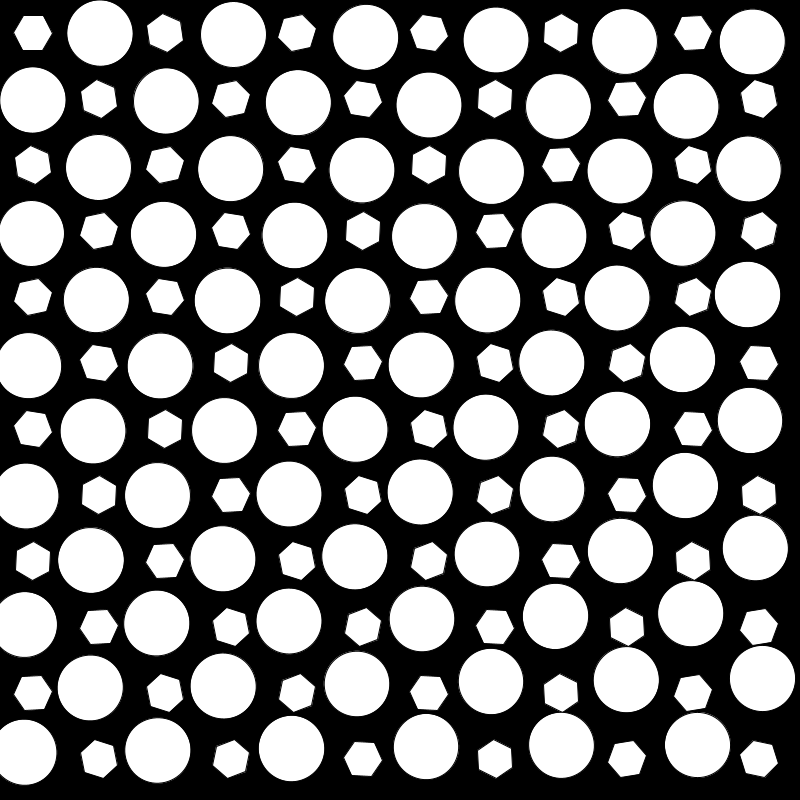
Frame 1 (no input)
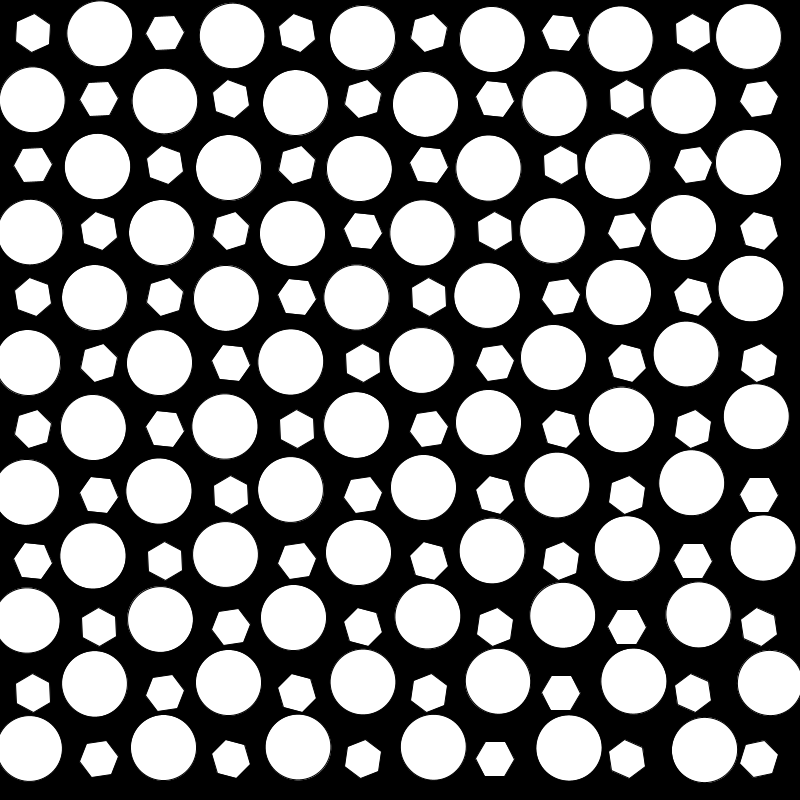
Frame 60 (the mouse pressed at the canvas centre just before this capture)
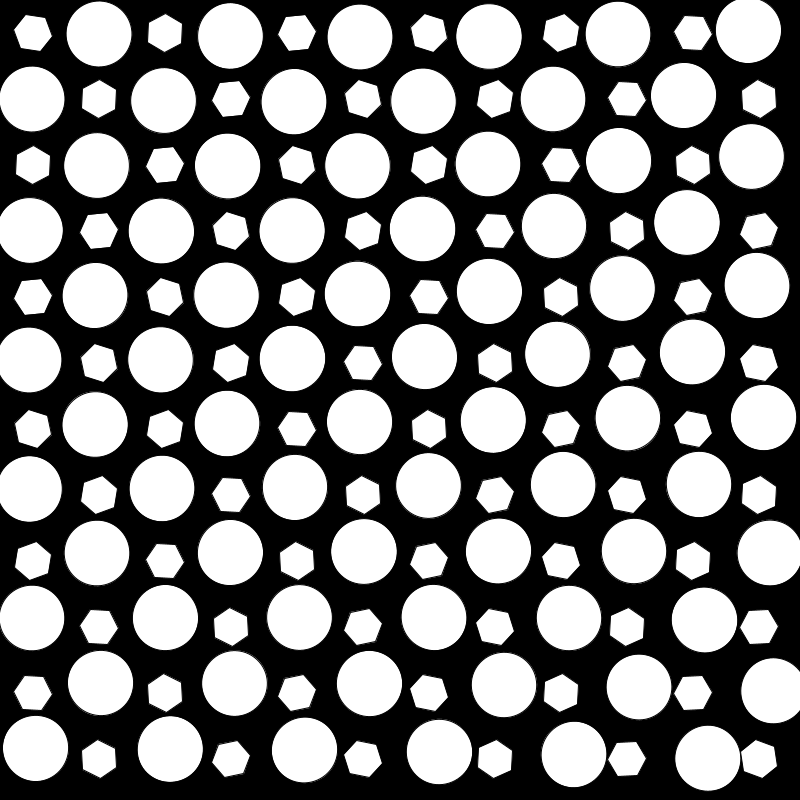
Frame 120 (the mouse held since frame 60 and released just before this capture)

The Processing sketch that drew these frames (run headless with seeded random() and noise(); from frame 60 on, the mouse is pressed at the canvas centre):

// Processing sketch: gridShapes
// ── gridShapes.pde
int cols = 12;
int rows = 12;
float t, cellSize, cx, cy, phase, offset, angle;

void setup() {
  size(800, 800);
  cellSize = width / cols;
}

void draw() {
  background(0);
  t += 0.01;
  for (int y = 0; y < rows; y++) {
    for (int x = 0; x < cols; x++) {
      cx = x * cellSize + cellSize / 2;
      cy = y * cellSize + cellSize / 2;
      phase = (x + y) * 0.2 + t;
      offset = sin(phase) * cellSize * 0.3;
      pushMatrix();
      translate(cx, cy);
      rotate(phase);
      if ((x + y) % 2 == 0) {
        drawHexagon(0, 0, cellSize * 0.3);
      } else {
        ellipse(x, y, cellSize, cellSize);
      }
      
      popMatrix();
    }
  }
}

void drawHexagon(float x, float y, float radius) {
  beginShape();
  for (int i = 0; i < 6; i++) {
    angle = TWO_PI / 6 * i;
    vertex(x + cos(angle) * radius, y + sin(angle) * radius);
  }
  endShape(CLOSE);
}
